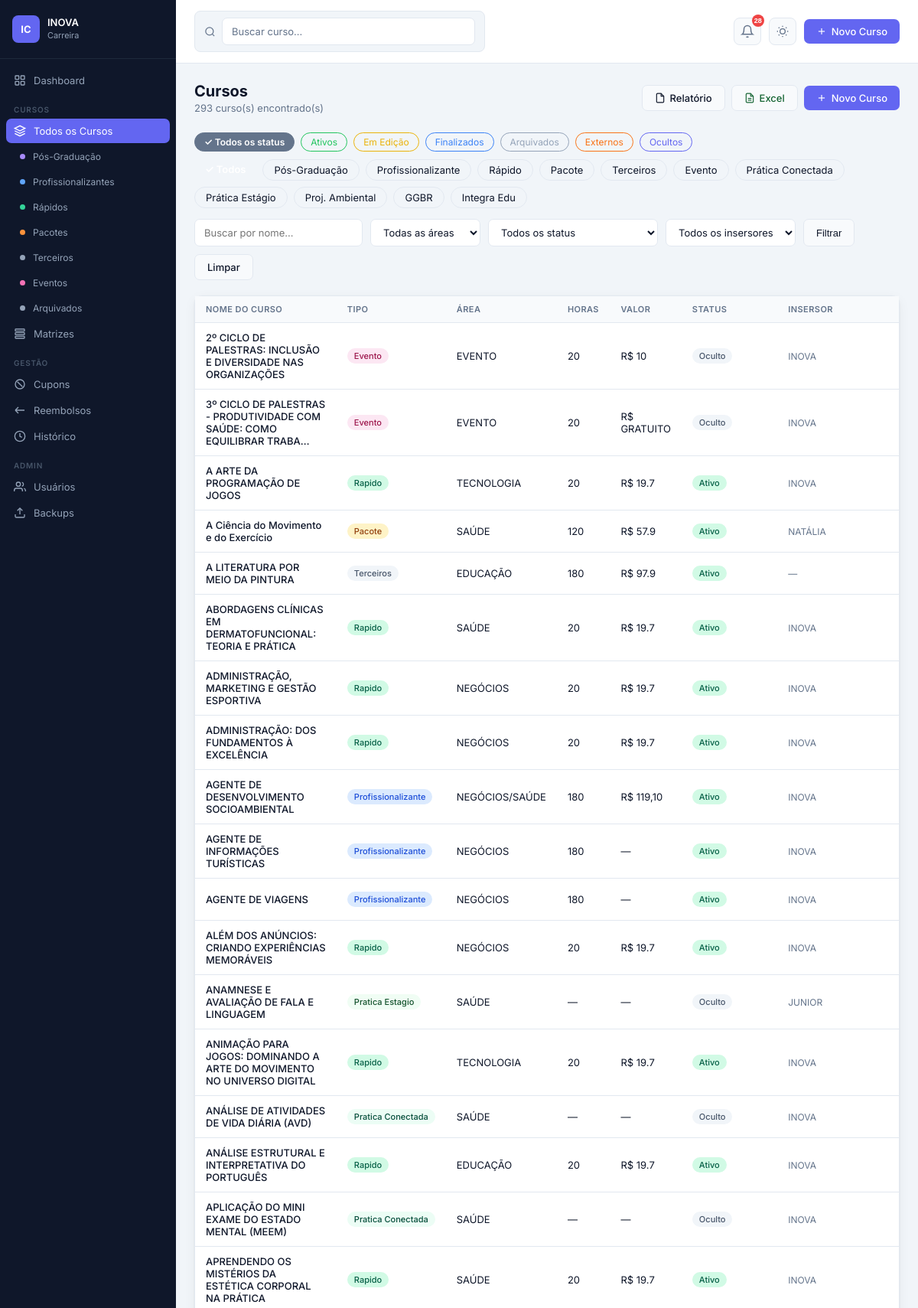
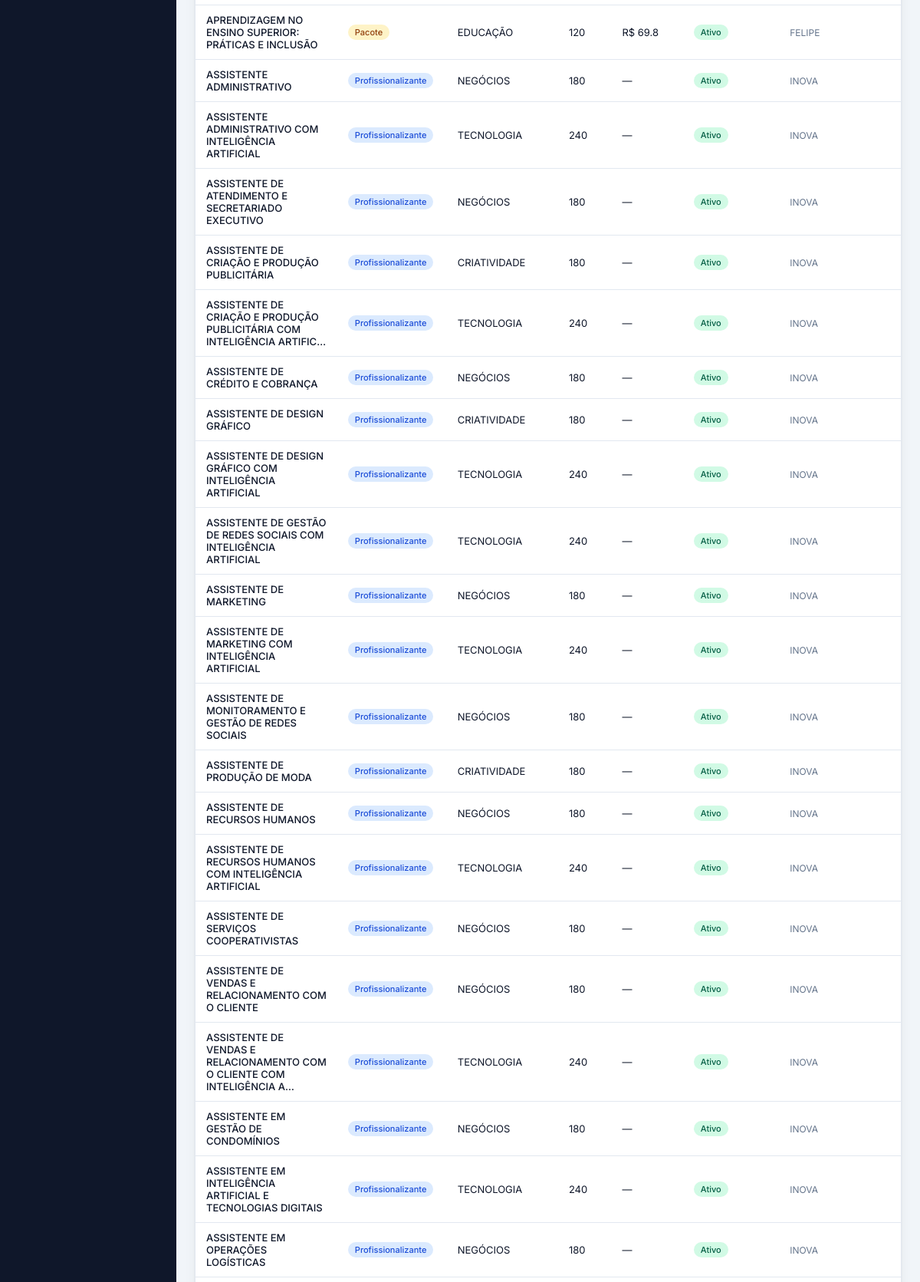
The app's page /cursos (signed in, upper part) with its own data (2 pictures, top to bottom).
### app.py (models this page shows)
class Course(db.Model):
    id            = db.Column(db.Integer, primary_key=True)
    nome          = db.Column(db.String(300), nullable=False)
    tipo          = db.Column(db.String(50))   # pos, profissionalizante, rapido, pacote, terceiros, evento, pratica, projeto
    area          = db.Column(db.String(100))
    horas         = db.Column(db.String(20))
    meses         = db.Column(db.String(20))
    valor         = db.Column(db.String(50))
    link_venda    = db.Column(db.Text)
    descricao     = db.Column(db.Text)
    link_imagem   = db.Column(db.Text)
    insersor      = db.Column(db.Text)  # pode ser comma-separated para múltiplos insersores
    obs           = db.Column(db.Text)
    status        = db.Column(db.String(30), default='ativo')  # ativo, descontinuado, em_edicao, oculto
    cupom         = db.Column(db.String(100))
    dono          = db.Column(db.Text)        # para cursos terceiros
    ano           = db.Column(db.String(10))  # ano de criação/edição do curso
    extra_data    = db.Column(db.Text)        # JSON com dados extras (matriz, disciplinas, etc.)
    created_at    = db.Column(db.DateTime, default=datetime.utcnow)
    updated_at    = db.Column(db.DateTime, default=datetime.utcnow, onupdate=datetime.utcnow)
    created_by    = db.Column(db.Integer, db.ForeignKey('user.id'))

### app.py (the view)
@app.route('/cursos')
@login_required
def cursos():
    tipo     = request.args.get('tipo','')
    area     = request.args.get('area','')
    status   = request.args.get('status','')
    busca    = request.args.get('q','')
    insersor = request.args.get('insersor','')
    lista = _build_cursos_query(tipo, area, status, busca, insersor)
    areas  = AREAS_VALIDAS
    insersores = [u.username for u in User.query.order_by(User.username).all()]
    return render_template('cursos.html', cursos=lista, areas=areas, insersores=insersores,
                           filtro_tipo=tipo, filtro_area=area, filtro_status=status,
                           filtro_insersor=insersor, busca=busca)

### app.py (called while the page is built, shortened)
def login_required(f):
    @wraps(f)
    def decorated(*args, **kwargs):
        if 'user_id' not in session:
            return redirect(url_for('login'))
        return f(*args, **kwargs)
    return decorated

@app.context_processor
def inject_now():
    return {'now': datetime.now}

def _build_cursos_query(tipo, area, status, busca, insersor):
    from sqlalchemy import or_ as sql_or, func as sql_func
    q = Course.query
    if tipo:     q = q.filter_by(tipo=tipo)
    if area:     q = q.filter_by(area=area)
    if status:   q = q.filter_by(status=status)
    if busca:    q = q.filter(Course.nome.ilike(f'%{busca}%'))
    return q.order_by(Course.nome).all()

@app.before_request
def ensure_db():
    global _db_ready

    def can_manage_cupons(self):
        if self.role == 'admin': return True
        if self._p().get('block_cupons'): return False
        return self.role == 'editor' or self._p().get('cupons_gerenciar', False)

    def can_manage_reembolsos(self):
        if self.role == 'admin': return True
        if self._p().get('block_reembolsos'): return False
        return self.role == 'editor' or self._p().get('reembolsos_gerenciar', False)

    def can_view_historico(self):
        if self.role == 'admin': return True
        if self._p().get('block_historico'): return False
        return self.role == 'editor' or self._p().get('historico_ver', False)

### templates/cursos.html (shortened to what this page needs)
{% extends 'base.html' %}
{% block content %}
<div class="page">
  <div class="page-header">
    <div>
      <div class="page-title">Cursos</div>
      <div class="page-subtitle">{{ cursos|length }} curso(s) encontrado(s)</div>
    </div>
    <div style="display:flex;gap:8px;align-items:center">
      <a href="{{ url_for('cursos_relatorio', tipo=filtro_tipo, area=filtro_area, status=filtro_status, q=busca, insersor=filtro_insersor) }}"
         target="_blank" class="btn btn-secondary" title="Relatório imprimível">
        <svg viewBox="0 0 24 24" style="width:14px;height:14px;fill:none;stroke:currentColor;stroke-width:2"><path d="M14 2H6a2 2 0 0 0-2 2v16a2 2 0 0 0 2 2h12a2 2 0 0 0 2-2V8z"/><polyline points="14 2 14 8 20 8"/></svg>
        Relatório
      </a>
      <a href="{{ url_for('cursos_exportar_excel', tipo=filtro_tipo, area=filtro_area, status=filtro_status, q=busca, insersor=filtro_insersor) }}"
         class="btn btn-secondary" style="color:#166534" title="Exportar Excel">
        <svg viewBox="0 0 24 24" style="width:14px;height:14px;fill:none;stroke:currentColor;stroke-width:2"><path d="M14 2H6a2 2 0 0 0-2 2v16a2 2 0 0 0 2 2h12a2 2 0 0 0 2-2V8z"/><polyline points="14 2 14 8 20 8"/><line x1="8" y1="13" x2="16" y2="13"/><line x1="8" y1="17" x2="16" y2="17"/></svg>
        Excel
      </a>
      {% if session.role in ['admin','editor'] %}
      <a href="{{ url_for('curso_novo') }}" class="btn btn-primary">
        <svg viewBox="0 0 24 24"><line x1="12" y1="5" x2="12" y2="19"/><line x1="5" y1="12" x2="19" y2="12"/></svg>
        Novo Curso
      </a>
      {% endif %}
    </div>
  </div>
  <div style="display:flex;flex-wrap:wrap;gap:8px;margin-bottom:10px">
    {% for s,label,cor in [('','Todos os status','#64748b'),('ativo','Ativos','#22c55e'),('em_edicao','Em Edição','#eab308'),('finalizado','Finalizados','#3b82f6'),('descontinuado','Arquivados','#94a3b8'),('externo','Externos','#f97316'),('oculto','Ocultos','#6366f1')] %}
    {% set sativo = (filtro_status == s) %}
    <a href="{{ url_for('cursos', tipo=filtro_tipo, area=filtro_area, status=s, q=busca) }}"
       style="padding:4px 12px;border-radius:20px;font-size:12px;font-weight:{% if sativo %}600{% else %}400{% endif %};
              text-decoration:none;border:1.5px solid {{ cor }};
              background:{% if sativo %}{{ cor }}{% else %}transparent{% endif %};
              color:{% if sativo %}#fff{% else %}{{ cor }}{% endif %}">
      {% if sativo %}&#10003;&nbsp;{% endif %}{{ label }}
    </a>
    {% endfor %}
  </div>
  <div style="display:flex;flex-wrap:wrap;gap:8px;margin-bottom:14px">
    {% for t in [('','Todos'),('pos','Pós-Graduação'),('profissionalizante','Profissionalizante'),('rapido','Rápido'),('pacote','Pacote'),('terceiros','Terceiros'),('evento','Evento'),('pratica_conectada','Prática Conectada'),('pratica_estagio','Prática Estágio'),('projeto_ambiental','Proj. Ambiental'),('ggbr','GGBR'),('integra_edu','Integra Edu')] %}
    {% set ativo = (filtro_tipo == t[0]) %}
    <a href="{{ url_for('cursos', tipo=t[0], area=filtro_area, status=filtro_status, q=busca) }}"
       style="padding:5px 14px;border-radius:20px;font-size:13px;font-weight:{% if ativo %}600{% else %}400{% endif %};
              text-decoration:none;border:1.5px solid {% if ativo %}var(--accent){% else %}var(--border){% endif %};
              background:{% if ativo %}var(--accent){% else %}var(--card-bg){% endif %};
              color:{% if ativo %}#fff{% else %}var(--text){% endif %}">
      {% if ativo %}&#10003;&nbsp;{% endif %}{{ t[1] }}
    </a>
    {% endfor %}
  </div>
  <form method="GET" class="filters">
    <input type="text" name="q" value="{{ busca }}" placeholder="Buscar por nome..." class="filter-select" style="width:220px">
    <select name="area" class="filter-select" onchange="this.form.submit()">
      <option value="">Todas as áreas</option>
    </select>
    <select name="status" class="filter-select" onchange="this.form.submit()">
      <option value="">Todos os status</option>
    </select>
    <select name="insersor" class="filter-select" onchange="this.form.submit()">
      <option value="">Todos os insersores</option>
    </select>
    <button type="submit" class="btn btn-secondary">Filtrar</button>
    <a href="{{ url_for('cursos') }}" class="btn btn-secondary">Limpar</a>
  </form>
  <div class="card">
    <div class="table-wrapper">
      <table>
        <thead>
          <tr>
            <th>Nome do Curso</th>
            <th>Tipo</th>
            <th>Área</th>
            <th>Horas</th>
            <th>Valor</th>
            <th>Status</th>
            <th>Insersor</th>
          </tr>
        </thead>
        <tbody>
          {% for c in cursos %}
          <tr>
            <td class="td-name">
              <a href="{{ url_for('curso_detalhe', id=c.id) }}" style="color:var(--text);text-decoration:none;font-weight:500">
                {{ c.nome[:70] }}{% if c.nome|length > 70 %}…{% endif %}
              </a>
            </td>
            <td><span class="badge badge-{{ c.tipo }}">{{ c.tipo|replace('_',' ')|title }}</span></td>
            <td>{{ c.area or '—' }}</td>
            <td>{{ c.horas or '—' }}</td>
            <td>{% if c.valor and c.valor not in ['-','','None'] %}R$ {{ c.valor }}{% else %}—{% endif %}</td>
            <td><span class="badge badge-{{ c.status }}">{{ c.status|replace('_',' ')|title }}</span></td>
            <td style="font-size:12px;color:var(--text-muted)">{{ c.insersor or '—' }}</td>
          </tr>
          {% else %}
          <tr><td colspan="9" style="text-align:center;color:var(--text-muted);padding:32px">Nenhum curso encontrado.</td></tr>
          {% endfor %}
        </tbody>
      </table>
    </div>
  </div>
</div>
{% endblock %}

### static/css/style.css (style rules this page uses)
:root { --bg: #f1f5f9; --surface: #ffffff; --surface-2: #f8fafc; --sidebar-bg: #0f172a; --sidebar-border: #1e293b; --sidebar-text: #94a3b8; --sidebar-hover: #1e293b; --primary: #6366f1; --primary-hover: #4f46e5; --success: #10b981; --warning: #f59e0b; --danger: #ef4444; --text: #0f172a; --text-muted: #64748b; --border: #e2e8f0; --radius: 10px; --shadow: 0 1px 3px rgba(0,0,0,.07), 0 4px 16px rgba(0,0,0,.05); --transition: .18s ease; }
*, *::before, *::after { box-sizing: border-box; margin: 0; padding: 0; }
body { font-family: 'Inter', sans-serif; background: var(--bg); color: var(--text); font-size: 14px; transition: background var(--transition), color var(--transition); }
.page { padding: 24px; }
.page-header { display: flex; align-items: center; justify-content: space-between; margin-bottom: 24px; flex-wrap: wrap; gap: 12px; }
.page-title { font-size: 20px; font-weight: 700; }
.page-subtitle { font-size: 13px; color: var(--text-muted); margin-top: 2px; }
.card { background: var(--surface); border-radius: var(--radius); box-shadow: var(--shadow); border: 1px solid var(--border); transition: background var(--transition), border-color var(--transition); }
.table-wrapper { overflow-x: auto; }
table { width: 100%; border-collapse: collapse; }
thead th { background: var(--surface-2); padding: 10px 14px; text-align: left; font-size: 11px; font-weight: 600; letter-spacing: .04em; text-transform: uppercase; color: var(--text-muted); border-bottom: 1px solid var(--border); transition: background var(--transition); }
tbody tr { border-bottom: 1px solid var(--border); transition: background var(--transition); }
td { padding: 11px 14px; font-size: 13px; vertical-align: middle; }
.td-name { font-weight: 500; max-width: 280px; }
.badge { display: inline-flex; align-items: center; padding: 3px 9px; border-radius: 20px; font-size: 11px; font-weight: 500; white-space: nowrap; }
.badge-profissionalizante { background: #dbeafe; color: #1d4ed8; }
.badge-rapido { background: #d1fae5; color: #065f46; }
.badge-pacote { background: #fef3c7; color: #92400e; }
.badge-terceiros { background: #f1f5f9; color: #475569; }
.badge-evento { background: #fce7f3; color: #9d174d; }
.badge-pratica_conectada { background: #ecfdf5; color: #064e3b; }
.badge-pratica_estagio { background: #f0fdf4; color: #14532d; }
.badge-ativo { background: #d1fae5; color: #065f46; }
.badge-oculto { background: #f1f5f9; color: #475569; }
.btn { display: inline-flex; align-items: center; gap: 6px; padding: 8px 16px; border-radius: 7px; border: none; cursor: pointer; font-size: 13px; font-weight: 500; text-decoration: none; transition: all var(--transition); white-space: nowrap; }
.btn svg { width: 14px; height: 14px; fill: none; stroke: currentColor; stroke-width: 2; }
.btn-primary { background: var(--primary); color: #fff; }
.btn-secondary { background: var(--surface-2); color: var(--text); border: 1px solid var(--border); }
.filters { display: flex; gap: 10px; flex-wrap: wrap; margin-bottom: 20px; }
.filter-select { padding: 7px 12px; border: 1px solid var(--border); border-radius: 7px; background: var(--surface); font-size: 13px; color: var(--text); outline: none; cursor: pointer; transition: border-color var(--transition), background var(--transition); }
input[type=text], input[type=password], input[type=number], input[type=date], input[type=url], select, textarea { padding: 9px 12px; border: 1px solid var(--border); border-radius: 7px; font-size: 13px; font-family: inherit; color: var(--text); outline: none; transition: border-color var(--transition), background var(--transition), color var(--transition); background: var(--surface); }

### records on screen
Course: nome "2º CICLO DE PALESTRAS: INCLUSÃO E DIVERSIDADE NAS ORGANIZAÇÕES", tipo "Evento", area "EVENTO", horas "20", valor "10", status "Oculto", insersor "INOVA"
Course: nome "3º CICLO DE PALESTRAS - PRODUTIVIDADE COM SAÚDE: COMO EQUILIBRAR TRABA", tipo "Evento", area "EVENTO", horas "20", valor "GRATUITO", status "Oculto", insersor "INOVA"
Course: nome "A ARTE DA PROGRAMAÇÃO DE JOGOS", tipo "Rapido", area "TECNOLOGIA", horas "20", valor "19.7", status "Ativo", insersor "INOVA"
Course: nome "A Ciência do Movimento e do Exercício", tipo "Pacote", area "SAÚDE", horas "120", valor "57.9", status "Ativo", insersor "NATÁLIA"
Course: nome "A LITERATURA POR MEIO DA PINTURA", tipo "Terceiros", area "EDUCAÇÃO", horas "180", valor "97.9", status "Ativo", insersor "—"
Course: nome "ABORDAGENS CLÍNICAS EM DERMATOFUNCIONAL: TEORIA E PRÁTICA", tipo "Rapido", area "SAÚDE", horas "20", valor "19.7", status "Ativo", insersor "INOVA"
Course: nome "ADMINISTRAÇÃO, MARKETING E GESTÃO ESPORTIVA", tipo "Rapido", area "NEGÓCIOS", horas "20", valor "19.7", status "Ativo", insersor "INOVA"
Course: nome "ADMINISTRAÇÃO: DOS FUNDAMENTOS À EXCELÊNCIA", tipo "Rapido", area "NEGÓCIOS", horas "20", valor "19.7", status "Ativo", insersor "INOVA"
Course: nome "AGENTE DE DESENVOLVIMENTO SOCIOAMBIENTAL", tipo "Profissionalizante", area "NEGÓCIOS/SAÚDE", horas "180", valor "119,10", status "Ativo", insersor "INOVA"
Course: nome "AGENTE DE INFORMAÇÕES TURÍSTICAS", tipo "Profissionalizante", area "NEGÓCIOS", horas "180", status "Ativo", insersor "INOVA"
Course: nome "AGENTE DE VIAGENS", tipo "Profissionalizante", area "NEGÓCIOS", horas "180", status "Ativo", insersor "INOVA"
Course: nome "ALÉM DOS ANÚNCIOS: CRIANDO EXPERIÊNCIAS MEMORÁVEIS", tipo "Rapido", area "NEGÓCIOS", horas "20", valor "19.7", status "Ativo", insersor "INOVA"
Course: nome "ANAMNESE E AVALIAÇÃO DE FALA E LINGUAGEM", tipo "Pratica Estagio", area "SAÚDE", horas "—", status "Oculto", insersor "JUNIOR"
Course: nome "ANIMAÇÃO PARA JOGOS: DOMINANDO A ARTE DO MOVIMENTO NO UNIVERSO DIGITAL", tipo "Rapido", area "TECNOLOGIA", horas "20", valor "19.7", status "Ativo", insersor "INOVA"
Course: nome "ANÁLISE DE ATIVIDADES DE VIDA DIÁRIA (AVD)", tipo "Pratica Conectada", area "SAÚDE", horas "—", status "Oculto", insersor "INOVA"
Course: nome "ANÁLISE ESTRUTURAL E INTERPRETATIVA DO PORTUGUÊS", tipo "Rapido", area "EDUCAÇÃO", horas "20", valor "19.7", status "Ativo", insersor "INOVA"
Course: nome "APLICAÇÃO DO MINI EXAME DO ESTADO MENTAL (MEEM)", tipo "Pratica Conectada", area "SAÚDE", horas "—", status "Oculto", insersor "INOVA"
Course: nome "APRENDENDO OS MISTÉRIOS DA ESTÉTICA CORPORAL NA PRÁTICA", tipo "Rapido", area "SAÚDE", horas "20", valor "19.7", status "Ativo", insersor "INOVA"
Course: nome "APRENDIZAGEM NO ENSINO SUPERIOR: PRÁTICAS E INCLUSÃO", tipo "Pacote", area "EDUCAÇÃO", horas "120", valor "69.8", status "Ativo", insersor "FELIPE"
Course: nome "ASSISTENTE ADMINISTRATIVO", tipo "Profissionalizante", area "NEGÓCIOS", horas "180", status "Ativo", insersor "INOVA"
Course: nome "ASSISTENTE ADMINISTRATIVO COM INTELIGÊNCIA ARTIFICIAL", tipo "Profissionalizante", area "TECNOLOGIA", horas "240", status "Ativo", insersor "INOVA"
Course: nome "ASSISTENTE DE ATENDIMENTO E SECRETARIADO EXECUTIVO", tipo "Profissionalizante", area "NEGÓCIOS", horas "180", status "Ativo", insersor "INOVA"
Course: nome "ASSISTENTE DE CRIAÇÃO E PRODUÇÃO PUBLICITÁRIA", tipo "Profissionalizante", area "CRIATIVIDADE", horas "180", status "Ativo", insersor "INOVA"
Course: nome "ASSISTENTE DE CRIAÇÃO E PRODUÇÃO PUBLICITÁRIA COM INTELIGÊNCIA ARTIFIC", tipo "Profissionalizante", area "TECNOLOGIA", horas "240", status "Ativo", insersor "INOVA"
Course: nome "ASSISTENTE DE CRÉDITO E COBRANÇA", tipo "Profissionalizante", area "NEGÓCIOS", horas "180", status "Ativo", insersor "INOVA"
Course: nome "ASSISTENTE DE DESIGN GRÁFICO", tipo "Profissionalizante", area "CRIATIVIDADE", horas "180", status "Ativo", insersor "INOVA"
Course: nome "ASSISTENTE DE DESIGN GRÁFICO COM INTELIGÊNCIA ARTIFICIAL", tipo "Profissionalizante", area "TECNOLOGIA", horas "240", status "Ativo", insersor "INOVA"
Course: nome "ASSISTENTE DE GESTÃO DE REDES SOCIAIS COM INTELIGÊNCIA ARTIFICIAL", tipo "Profissionalizante", area "TECNOLOGIA", horas "240", status "Ativo", insersor "INOVA"
Course: nome "ASSISTENTE DE MARKETING", tipo "Profissionalizante", area "NEGÓCIOS", horas "180", status "Ativo", insersor "INOVA"
Course: nome "ASSISTENTE DE MARKETING COM INTELIGÊNCIA ARTIFICIAL", tipo "Profissionalizante", area "TECNOLOGIA", horas "240", status "Ativo", insersor "INOVA"
Course: nome "ASSISTENTE DE MONITORAMENTO E GESTÃO DE REDES SOCIAIS", tipo "Profissionalizante", area "NEGÓCIOS", horas "180", status "Ativo", insersor "INOVA"
Course: nome "ASSISTENTE DE PRODUÇÃO DE MODA", tipo "Profissionalizante", area "CRIATIVIDADE", horas "180", status "Ativo", insersor "INOVA"
Course: nome "ASSISTENTE DE RECURSOS HUMANOS", tipo "Profissionalizante", area "NEGÓCIOS", horas "180", status "Ativo", insersor "INOVA"
Course: nome "ASSISTENTE DE RECURSOS HUMANOS COM INTELIGÊNCIA ARTIFICIAL", tipo "Profissionalizante", area "TECNOLOGIA", horas "240", status "Ativo", insersor "INOVA"
Course: nome "ASSISTENTE DE SERVIÇOS COOPERATIVISTAS", tipo "Profissionalizante", area "NEGÓCIOS", horas "180", status "Ativo", insersor "INOVA"
Course: nome "ASSISTENTE DE VENDAS E RELACIONAMENTO COM O CLIENTE", tipo "Profissionalizante", area "NEGÓCIOS", horas "180", status "Ativo", insersor "INOVA"
Course: nome "ASSISTENTE DE VENDAS E RELACIONAMENTO COM O CLIENTE COM INTELIGÊNCIA A", tipo "Profissionalizante", area "TECNOLOGIA", horas "240", status "Ativo", insersor "INOVA"
Course: nome "ASSISTENTE EM GESTÃO DE CONDOMÍNIOS", tipo "Profissionalizante", area "NEGÓCIOS", horas "180", status "Ativo", insersor "INOVA"
Course: nome "ASSISTENTE EM INTELIGÊNCIA ARTIFICIAL E TECNOLOGIAS DIGITAIS", tipo "Profissionalizante", area "TECNOLOGIA", horas "240", status "Ativo", insersor "INOVA"
Course: nome "ASSISTENTE EM OPERAÇÕES LOGÍSTICAS", tipo "Profissionalizante", area "NEGÓCIOS", horas "180", status "Ativo", insersor "INOVA"

### other values on screen
{{ total_badge if total_badge < 100 else '99+' }} "28"
{{ cursos|length }} "293"
{{ label }} "Todos os status" "Ativos" "Em Edição" "Finalizados" "Arquivados" "Externos" "Ocultos"
{{ t[1] }} "Pós-Graduação" "Profissionalizante" "Rápido" "Pacote" "Terceiros" "Evento" "Prática Conectada" "Prática Estágio" "Proj. Ambiental" "GGBR" "Integra Edu"
